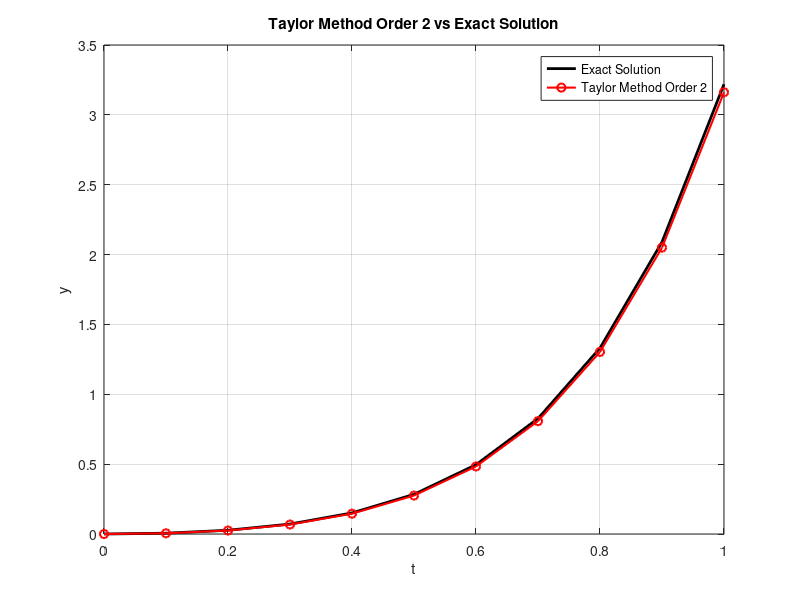

The MATLAB script that drew this image:
% y′=te^(3t)−2y, y(0)=0, 0≤t≤1, h=0.1

% y"=3te^(3t)+e^(3t)-2y′
% y"=e^(3t)(3t+1)-e^(3t)(2t)+4y
% y"=e^(3t)(t+1)+4y

% Problem
f = @(t,y) t*exp(3*t) - 2*y;
fy = @(t,y) (t+1).*exp(3*t) + 4*y;

% Exact Solution
y_sol = @(t) 1/25*((5*t-1).*exp(3*t) + exp(-2*t));

% Parameters
a = 0;
b = 1;
y0 = 0;
h = 0.1;

% Steps
N = (b-a)/h;

% Arrays
t = a:h:b;
y = zeros(1,N+1);

% Initial Condition
y(1) = y0;

% Taylor Method Order 2
for i = 1:N

    y1 = f(t(i),y(i));
    y2 = fy(t(i),y(i));
    y(i+1) = y(i) + h*y1 + y2*h^2/2;
end

% Exact Solution
y_exact = y_sol(t);

% Absolute Error
error = abs(y-y_exact);

% Results Table
fprintf('t\t y\t\t y_exact\t error\n')
for j = 1:N
    fprintf('%.1f\t %.6f\t %.6f\t %.6f\n', t(j), y(j), y_exact(j), error(j))
end

% Plot
figure;

plot(t,y_exact,'k','LineWidth',2)
hold on

plot(t,y,'ro-','LineWidth',1.5)

xlabel('t')
ylabel('y')
title('Taylor Method Order 2 vs Exact Solution')
legend('Exact Solution','Taylor Method Order 2')
grid on
